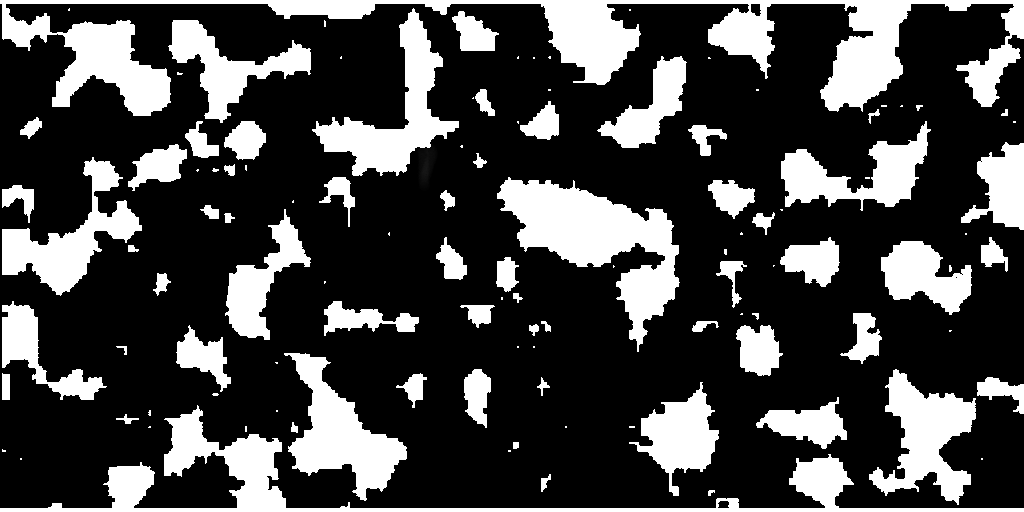
%> input picture cpp/cpp/world_cool.bmp, 1024 x 512 px
$ octave --eval "plotting;"   (GNU Octave 9; MATLAB toolbox functions it lacks are replaced by stand-ins)
%> lines starting %> are read from the running program, lines starting %| are printed output that depends on the picture; in (x1, y1, x2, y2) boxes, pixels count from 0 and x2, y2 are one past the last pixel; in counts of white or black regions, pixels touching at a corner belong together; the program's own positions count from 1
function plotting
clear all;
close all;

%energy = dlmread('energy.dat');
temperature = dlmread('temperature.dat');

figure(1)
subplot(3,1,1);
plot(temperature(:,1),temperature(:,2));
legend('Temperature');
xlabel('Time')
ylabel('Temperature')

velocity = dlmread('velocity.dat');

vel_size = size(velocity);
v_x_last = velocity(vel_size(1),:);
avg_v = sum(v_x_last)/length(v_x_last);
v_x_last = v_x_last/avg_v;

subplot(3,1,2);
plot(v_x_last);
legend('Velocity profile');
xlabel('x')
ylabel('v')

pressure = dlmread('pressure.dat');

subplot(3,1,3);
x = 0:2;
y = 0:1;
imagesc(x,y,pressure);
colorbar;

% caxis([0 max(pressure)])

legend('Pressure field');
xlabel('x')
ylabel('y')
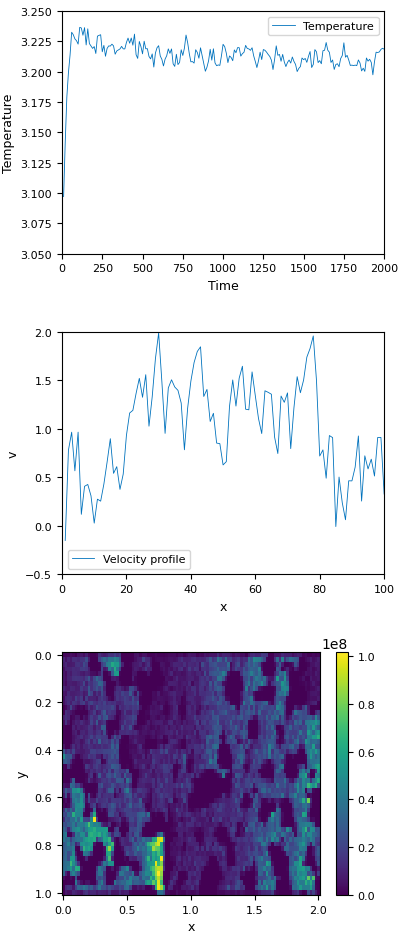
%> figure redrawn from the program's plot data, 3 panels

figure()

world_bmp = imread('world_cool.bmp');
%> world_bmp is the input picture: size 512x1024x3 uint8; min 0, max 255, mean 68.9
world_bmp = sum(255-world_bmp,3); %Invert colors
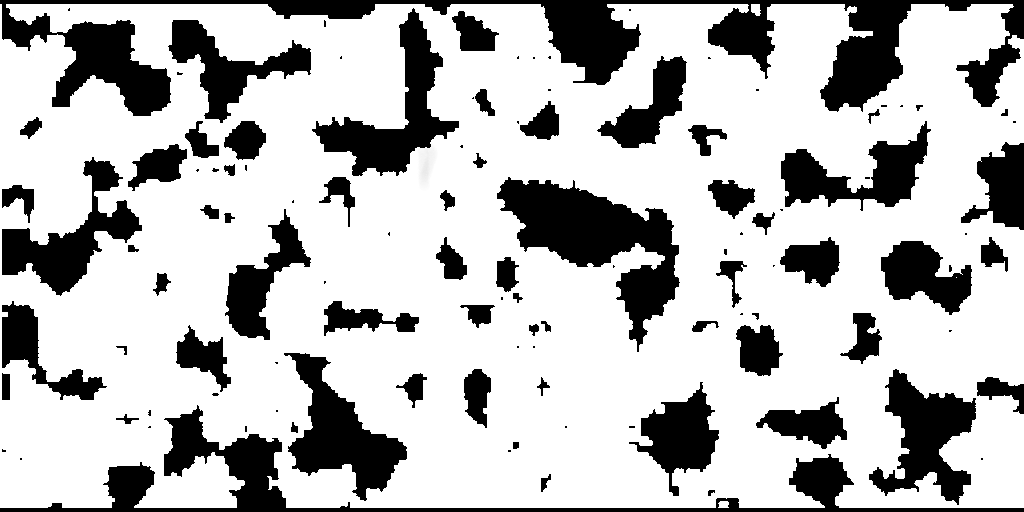
%> world_bmp: size 512x1024 double; min 0, max 765, mean 558.2; drawn with min black and max white

world_bmp(174,158,1) = 77;
%> world_bmp: size 512x1024 double; under 0.01% of pixels changed, all inside (x1, y1, x2, y2) = (157, 173, 158, 174)
%world_bmp(174,158,2) = 0;
%world_bmp(174,158,3) = 0;

v_x = dlmread('vel_x.dat');
v_y = dlmread('vel_y.dat');


img_size = size(world_bmp)
%> img_size = [512 1024]
vel_size = size(v_x);

img_size_x = img_size(2);
%> img_size_x = 1024
img_size_y = img_size(1);
%> img_size_y = 512

vel_size_x = vel_size(2);
vel_size_y = vel_size(1);

x = linspace(1,img_size_x,vel_size_x);
%> x = 100 values from 1 to 1024
y = linspace(img_size_y,1,vel_size_y);
mesh = meshgrid(x,y);

imshow(world_bmp);
%> `plotting;`:
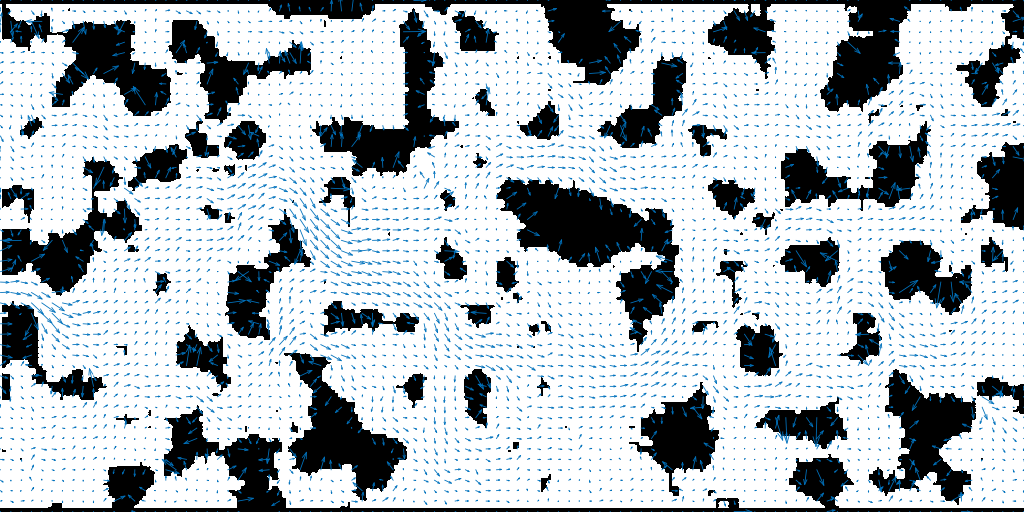
%> figure redrawn from the program's plot data
hold on;
quiver(x,y,v_x,-v_y,2);

axis('equal');

end

$ run again, with cpp/cpp/initial_world.bmp copied over cpp/cpp/world_cool.bmp
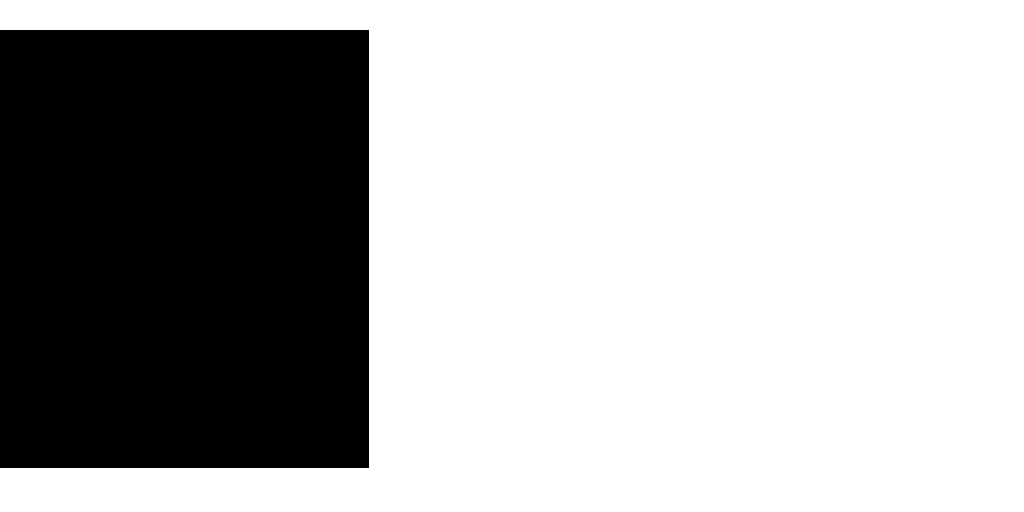
%> input picture cpp/cpp/initial_world.bmp, 1024 x 512 px
%> in plotting, world_bmp is the input picture: size 512x1024x3 uint8; 69.2% white; 1 black region, box (x1, y1, x2, y2) and area: (0, 30, 369, 468) 161622
%> in plotting, `world_bmp(174,158,1) = 77;`:
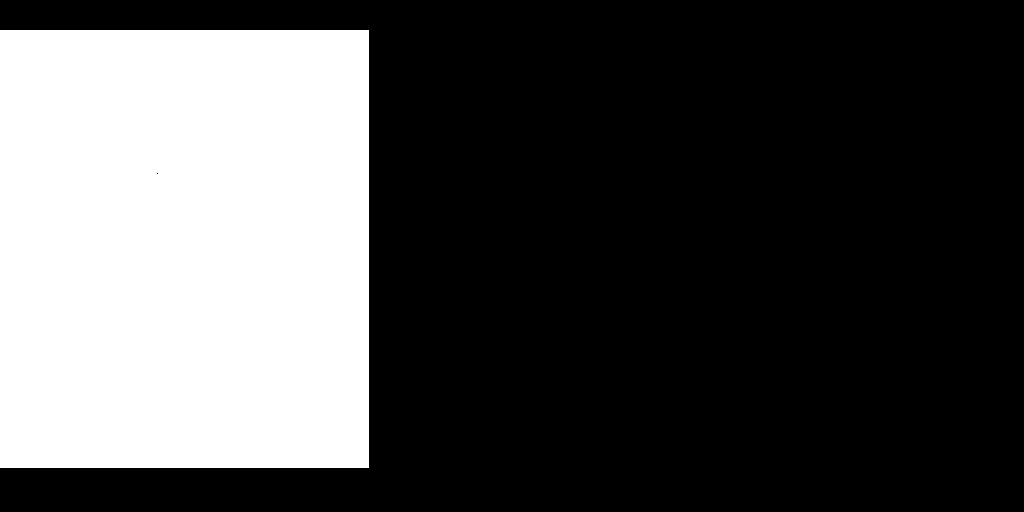
%> world_bmp: size 512x1024 double; min 0, max 765, mean 235.8; drawn with min black and max white
%> `plotting;`:
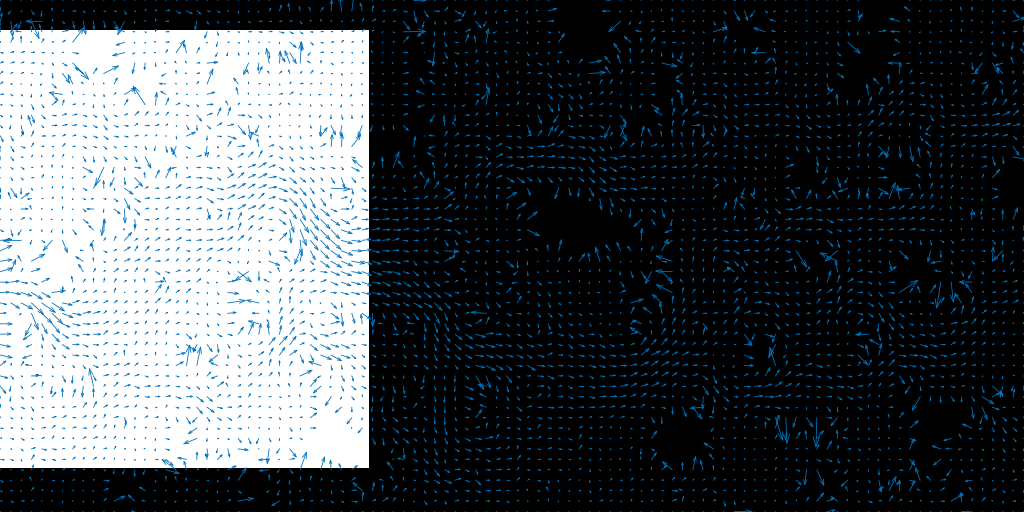
%> figure redrawn from the program's plot data

$ run again, with cpp/cpp/beauty.png saved as cpp/cpp/world_cool.bmp
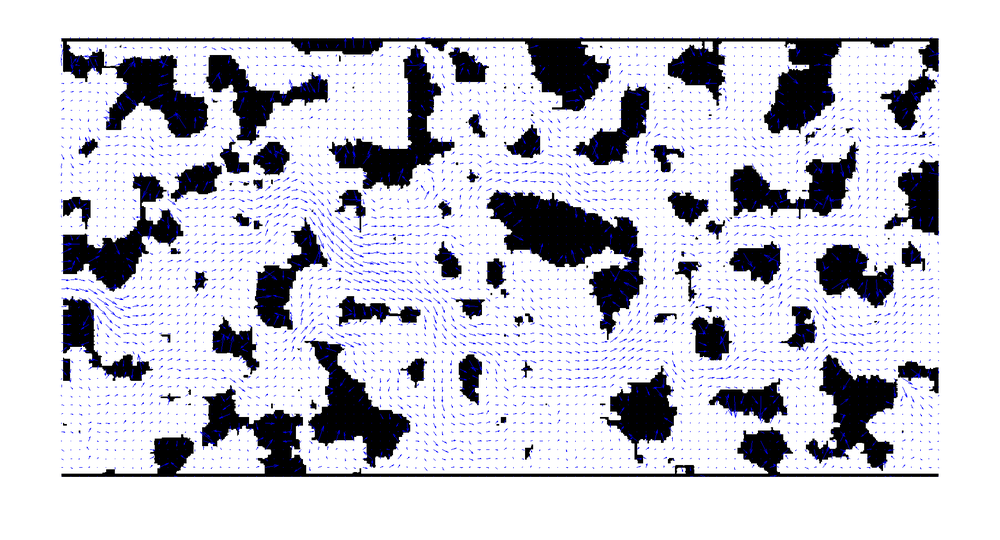
%> input picture cpp/cpp/beauty.png, 1000 x 540 px, shrunk from 1855 x 1001 before the run
%> in plotting, world_bmp is the input picture: size 540x1000x3 uint8; mean R, G, B 201.6, 201.6, 208.4
%> in plotting, `imshow(world_bmp);`:
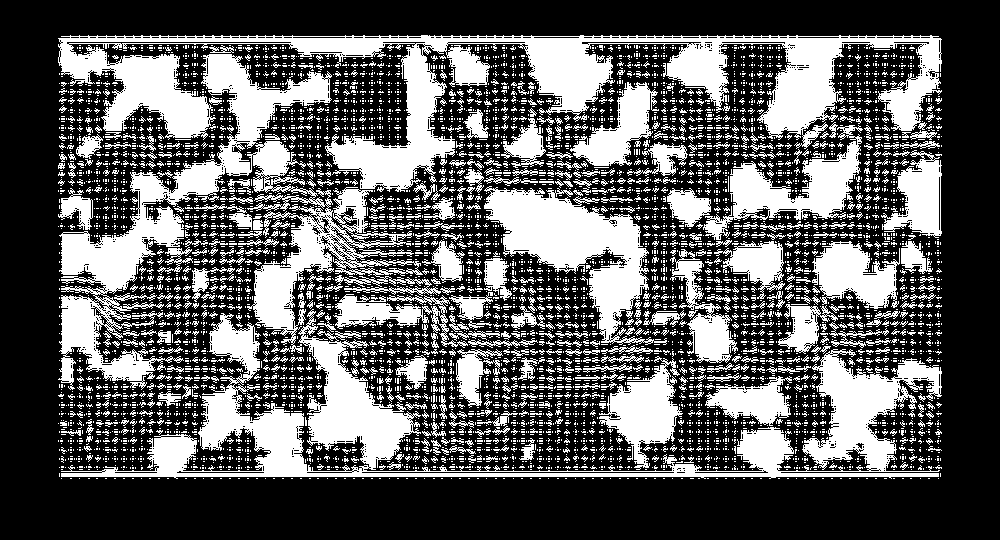
%> displayed picture: size 540x1000, on the screen's scale of 0 to 255; 35.8% white; 6651 white regions (6011 under 20 px), largest, box (x1, y1, x2, y2) and area: (58, 35, 942, 192) 36352, (61, 309, 942, 479) 29541, (58, 54, 441, 390) 28067
%> `plotting;`:
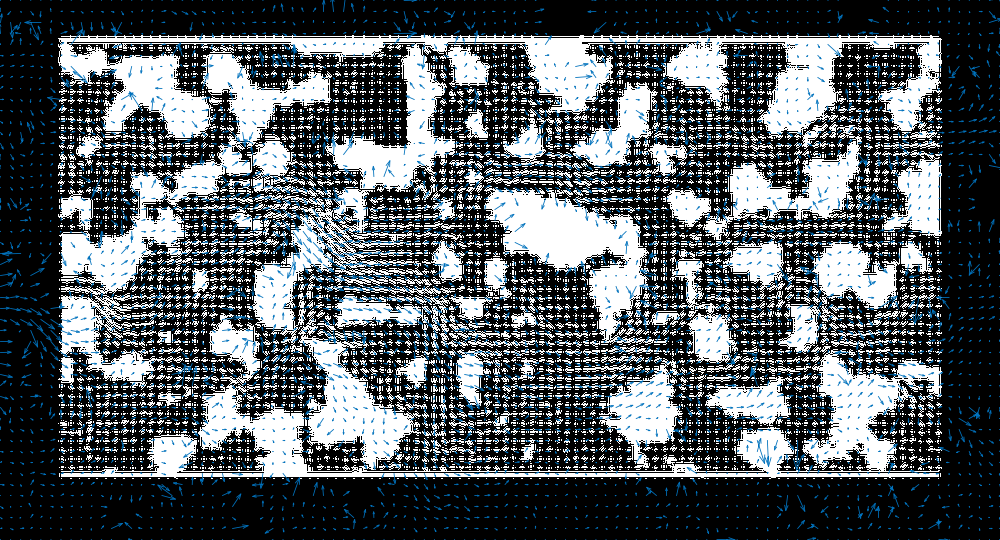
%> figure redrawn from the program's plot data
